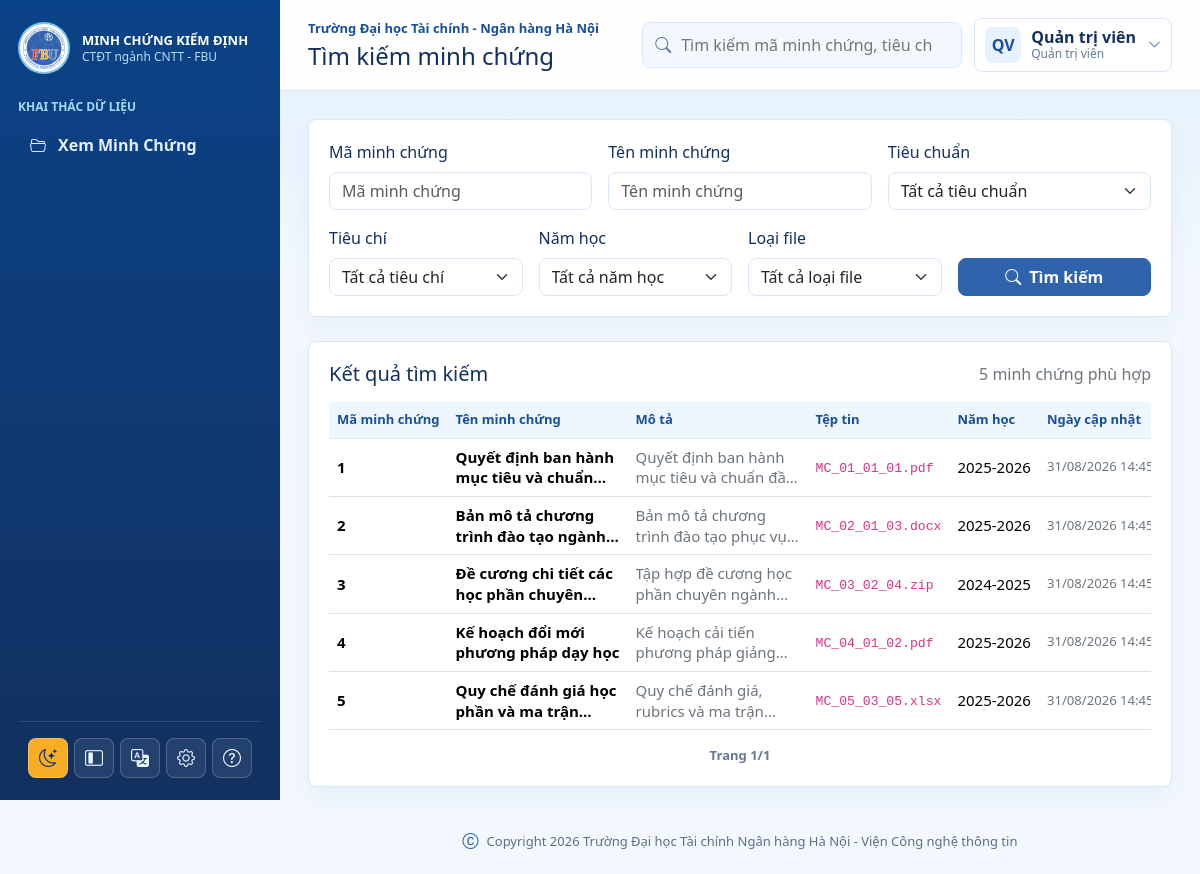
/user/search.php, run on the app's committed database.
### tables this page shows
CREATE TABLE NguoiDung (
    MaNguoiDung INT AUTO_INCREMENT PRIMARY KEY,
    HoTen VARCHAR(150) NOT NULL,
    DonViCongTac VARCHAR(255) NULL,
    Email VARCHAR(150) NOT NULL UNIQUE,
    SoDienThoai VARCHAR(30) NULL,
    TenDangNhap VARCHAR(80) NOT NULL UNIQUE,
    MatKhau VARCHAR(255) NOT NULL,
    VaiTro ENUM('admin', 'user') NOT NULL DEFAULT 'user',
    TrangThai TINYINT(1) NOT NULL DEFAULT 1,
    DuongDanAnhDaiDien VARCHAR(500) NULL,
    DangNhapCuoi DATETIME NULL,
    NgayTao TIMESTAMP DEFAULT CURRENT_TIMESTAMP
);

CREATE TABLE MinhChung (
    MaMinhChung INT AUTO_INCREMENT PRIMARY KEY,
    TenMinhChung VARCHAR(255) NOT NULL,
    MoTa TEXT NULL,
    TepTin VARCHAR(500) NULL,
    NamHoc VARCHAR(50) NULL,
    NgayCapNhat DATETIME DEFAULT CURRENT_TIMESTAMP ON UPDATE CURRENT_TIMESTAMP,
    TrangThai TINYINT(1) NOT NULL DEFAULT 1,
    MaLoai INT NULL,
    MaTieuChi INT NOT NULL,
    MaNguoiDung INT NULL,
    NgayTao TIMESTAMP DEFAULT CURRENT_TIMESTAMP,
    CONSTRAINT fk_minh_chung_loai FOREIGN KEY (MaLoai) REFERENCES LoaiMinhChung(MaLoai) ON DELETE SET NULL,
    CONSTRAINT fk_minh_chung_tieu_chi FOREIGN KEY (MaTieuChi) REFERENCES TieuChi(MaTieuChi) ON DELETE CASCADE,
    CONSTRAINT fk_minh_chung_nguoi_dung FOREIGN KEY (MaNguoiDung) REFERENCES NguoiDung(MaNguoiDung) ON DELETE SET NULL
);

### includes/data.php (called while the page is built, shortened)
<?php
$pdo = db();
$trainingProgram = [
    'name'   => 'Công nghệ thông tin',
    'code'   => '7480201',
    'degree' => 'Cử nhân',
    'school' => 'Trường Đại học Tài chính - Ngân hàng Hà Nội',
    'cycle'  => '2026-2031',
];
$roles = [
    'admin' => 'Quản trị viên',
    'user'  => 'Người dùng',
];
if (!function_exists('vn_user_status')) {
    function vn_user_status(int $status): string
    {
        return $status === 1 ? 'Đang hoạt động' : 'Ngưng áp dụng';
    }
}
$evidences = [];
$stmt = $pdo->query("
    SELECT
        m.MaMinhChung AS id,
        m.TenMinhChung AS title,
        m.MoTa AS description,
        m.TepTin AS file_path,
        m.NamHoc AS academic_year,
        m.TrangThai AS status,
        m.MaLoai,
        m.MaTieuChi,
        m.MaNguoiDung,
        DATE_FORMAT(m.NgayCapNhat, '%d/%m/%Y %H:%i') AS updated_date,
        l.TenLoai AS type_name,
        c.TenTieuChi AS criteria_name,
        c.ThuTu AS criteria_order,
        c.MaTieuChuan AS standard_id,
        u.HoTen AS user_name
    FROM MinhChung m
    LEFT JOIN LoaiMinhChung l ON l.MaLoai = m.MaLoai
    LEFT JOIN TieuChi c ON c.MaTieuChi = m.MaTieuChi
    LEFT JOIN NguoiDung u ON u.MaNguoiDung = m.MaNguoiDung
    ORDER BY m.MaMinhChung ASC
");
foreach ($stmt->fetchAll() as $row) {
    $stdId = $row['standard_id'] ?? '';
    $criteriaCode = $row['MaTieuChi'] ?? 'N/A';
    $typeCode = $row['MaLoai'] ? ('LMC' . str_pad($row['MaLoai'], 2, '0', STR_PAD_LEFT)) : 'N/A';
    $userCode = $row['MaNguoiDung'] ?? 'N/A';
    $evidences[] = [
        'id'            => $row['id'],
        'code'          => $row['id'],
        'name'          => $row['title'],
        'description'   => $row['description'] ?? '',
        'file_path'     => $row['file_path'] ?? '',
        'year'          => $row['academic_year'] ?? '',
        'updated'       => $row['updated_date'] ?: 'Chưa cập nhật',
        'status_raw'    => (int) $row['status'],
        'status'        => (int) $row['status'] === 1 ? 'Đang hoạt động' : 'Ngưng áp dụng',
        'ma_loai'       => $row['MaLoai'] ? (int) $row['MaLoai'] : null,
        'type_code'     => $typeCode,
        'type_name'     => $row['type_name'] ?? '',
        'evidence_type' => $row['type_name'] ?? 'Chưa phân loại',
        'ma_tieu_chi'   => $row['MaTieuChi'],
        'criteria_code' => $criteriaCode,
        'criteria'      => $criteriaCode . ($row['criteria_name'] ? (' - ' . $row['criteria_name']) : ''),
        'ma_nguoi_dung' => $row['MaNguoiDung'],
        'user_code'     => $userCode,
        'user_name'     => $row['user_name'] ?? 'Hệ thống',
        'standards'     => $stdId ? $stdId : '',
    ];
}
$users = [];
$stmt = $pdo->query("
    SELECT
        u.MaNguoiDung AS id,
        u.MaNguoiDung AS user_code,
        u.HoTen,
        u.DonViCongTac,
        u.Email,
        COALESCE(u.SoDienThoai, '') AS phone,
        u.TenDangNhap,
        u.VaiTro,
        u.TrangThai,
        u.DuongDanAnhDaiDien AS avatar
    FROM NguoiDung u
    ORDER BY u.MaNguoiDung
");
foreach ($stmt->fetchAll() as $row) {
    $roleName = $row['VaiTro'] === 'admin' ? 'Quản trị viên' : 'Người dùng';
    $users[] = [
        'id'         => $row['id'],
        'code'       => $row['user_code'],
        'name'       => $row['HoTen'],
        'username'   => $row['TenDangNhap'],
        'email'      => $row['Email'],
        'phone'      => $row['phone'] ?? '',
        'department' => $row['DonViCongTac'] ?? '',
        'role'       => $row['VaiTro'],
        'role_code'  => $row['VaiTro'],
        'role_name'  => $roleName,
        'avatar'     => $row['avatar'],
        'status_raw' => (int) $row['TrangThai'],
        'status'     => vn_user_status($row['TrangThai']),
    ];
}
if (!function_exists('current_user')) {
    function current_user(): array
    {
        global $users;
        $userId = $_SESSION['user_id'] ?? 'ND001';
        return $users[0] ?? [
            'id'     => 'ND001',
            'code'   => 'ND001',
            'name'   => 'Quản trị viên',
            'email'  => 'admin@fbu.edu.vn',
            'role'   => 'admin',
            'avatar' => null,
        ];
    }
}
$currentUser = current_user();

### user/search.php (the view, shortened to what this page needs)
<?php
require_once __DIR__ . '/../includes/helpers.php';
require_once __DIR__ . '/../includes/data.php';
$searchCode = trim($_GET['code'] ?? '');
$searchName = trim($_GET['name'] ?? '');
$selectedStandard = trim($_GET['standard'] ?? '');
$selectedCriterion = trim($_GET['criterion'] ?? '');
$selectedYear = trim($_GET['year'] ?? '');
$selectedType = trim($_GET['type'] ?? '');
$filteredEvidences = array_filter($evidences, function ($item) use ($searchCode, $searchName, $selectedStandard, $selectedCriterion, $selectedYear, $selectedType, $criteria) {
    if ($searchCode !== '' && !search_contains($item['code'] ?? '', $searchCode)) {
        return false;
    }
    if ($searchName !== '' && !search_contains($item['name'] ?? '', $searchName)) {
        return false;
    }
    if ($selectedStandard !== '') {
        $standardCriteriaCodes = [];
        foreach ($criteria as $criterion) {
            if ($criterion['standard'] === $selectedStandard) {
                $standardCriteriaCodes[] = $criterion['code'];
            }
        }
        $matchedStandard = false;
        foreach ($standardCriteriaCodes as $code) {
            if (search_contains($item['criteria'], $code)) {
                $matchedStandard = true;
                break;
            }
        }
        if (!$matchedStandard) {
            return false;
        }
    }
    if ($selectedCriterion !== '' && !search_contains($item['criteria'] ?? '', $selectedCriterion)) {
        return false;
    }
    if ($selectedYear !== '' && ($item['year'] ?? '') !== $selectedYear) {
        return false;
    }
    if ($selectedType !== '' && search_contains($item['type_name'] ?? '', $selectedType) === false) {
        return false;
    }
    return true;
});
$filteredEvidences = array_values($filteredEvidences);
$heading = 'Tìm kiếm minh chứng';
include __DIR__ . '/../includes/header.php';
?>
<div class="panel mb-4">
    <form class="row g-3 align-items-end" method="get">
        <div class="col-md-6 col-lg-4">
            <label class="form-label">Mã minh chứng</label>
            <input class="form-control" name="code" value="<?= htmlspecialchars($searchCode) ?>" placeholder="Mã minh chứng">
        </div>
        <div class="col-md-6 col-lg-4">
            <label class="form-label">Tên minh chứng</label>
            <input class="form-control" name="name" value="<?= htmlspecialchars($searchName) ?>" placeholder="Tên minh chứng">
        </div>
        <div class="col-md-6 col-lg-4">
            <label class="form-label">Tiêu chuẩn</label>
            <select class="form-select" name="standard">
                <option value="">Tất cả tiêu chuẩn</option>
            </select>
        </div>
        <div class="col-md-6 col-lg-3">
            <label class="form-label">Tiêu chí</label>
            <select class="form-select" name="criterion">
                <option value="">Tất cả tiêu chí</option>
            </select>
        </div>
        <div class="col-md-6 col-lg-3">
            <label class="form-label">Năm học</label>
            <select class="form-select" name="year">
                <option value="">Tất cả năm học</option>
            </select>
        </div>
        <div class="col-md-6 col-lg-3">
            <label class="form-label">Loại file</label>
            <select class="form-select" name="type">
                <option value="">Tất cả loại file</option>
            </select>
        </div>
        <div class="col-md-6 col-lg-3">
            <button class="btn btn-primary w-100" type="submit"><i class="bi bi-search me-1"></i> Tìm kiếm</button>
        </div>
    </form>
</div>
<div class="panel">
    <div class="d-flex justify-content-between align-items-center mb-3">
        <div>
            <h2 class="h5 mb-0">Kết quả tìm kiếm</h2>
        </div>
        <span class="text-secondary"><?= count($filteredEvidences) ?> minh chứng phù hợp</span>
    </div>
    <?php if (empty($filteredEvidences)): ?>
        <div class="alert alert-warning mb-0">
            Không tìm thấy minh chứng phù hợp. Vui lòng thử từ khóa hoặc bộ lọc khác.
        </div>
    <?php else: ?>
        <div class="table-responsive">
            <table class="table" data-page-size="10">
                <thead>
                <tr>
                    <th class="text-nowrap" style="width: 110px;">Mã minh chứng</th>
                    <th style="min-width: 180px; max-width: 240px;">Tên minh chứng</th>
                    <th style="min-width: 180px; max-width: 240px;">Mô tả</th>
                    <th class="text-nowrap" style="min-width: 110px; max-width: 130px;">Tệp tin</th>
                    <th class="text-nowrap" style="width: 80px;">Năm học</th>
                    <th class="text-nowrap" style="width: 120px;">Ngày cập nhật</th>
                </tr>
                </thead>
                <tbody>
                <?php foreach ($filteredEvidences as $item): ?>
                    <tr>
                        <td class="fw-bold text-nowrap"><?= htmlspecialchars($item['code']) ?></td>
                        <td class="fw-semibold" style="min-width: 180px; max-width: 240px;">
                            <div class="line-clamp-2" title="<?= htmlspecialchars($item['name']) ?>">
                                <?= htmlspecialchars($item['name']) ?>
                            </div>
                        </td>
                        <td style="min-width: 180px; max-width: 240px;">
                            <div class="line-clamp-2 text-secondary" title="<?= htmlspecialchars($item['description']) ?>">
                                <?= htmlspecialchars($item['description'] ?: '-') ?>
                            </div>
                        </td>
                        <td class="text-nowrap">
                            <?php if (!empty($item['file_path'])): ?>
                                <code class="d-inline-block text-truncate align-middle" style="max-width: 130px;" title="<?= htmlspecialchars(basename($item['file_path'])) ?>">
                                    <?= htmlspecialchars(basename($item['file_path'])) ?>
                                </code>
                            <?php else: ?>
                                <span class="text-secondary small">Không có</span>
                            <?php endif; ?>
                        </td>
                        <td class="text-nowrap"><?= htmlspecialchars($item['year'] ?: '-') ?></td>
                        <td class="text-nowrap small text-secondary"><?= htmlspecialchars($item['updated'] ?: '-') ?></td>
                    </tr>
                <?php endforeach; ?>
                </tbody>
            </table>
        </div>
    <?php endif; ?>
</div>
<?php include __DIR__ . '/../includes/footer.php'; ?>

### includes/header.php (shortened to what this page needs)
<?php
require_once __DIR__ . '/helpers.php';
require_once __DIR__ . '/data.php';
$pageTitle = $pageTitle ?? $appName;
?>
<!doctype html>
<html lang="vi">
<head>
    <link href="https://cdn.jsdelivr.net/npm/bootstrap@5.3.3/dist/css/bootstrap.min.css" rel="stylesheet">
    <link href="https://cdn.jsdelivr.net/npm/bootstrap-icons@1.11.3/font/bootstrap-icons.css" rel="stylesheet">
    <link href="<?= base_url('assets/css/app.css?v=24') ?>" rel="stylesheet">
</head>
<body>
<div class="app-shell">
    <?php include __DIR__ . '/sidebar.php'; ?>
    <main class="main-content">
        <header class="topbar">
            <div class="topbar-title">
                <p class="eyebrow mb-1"><?= htmlspecialchars($trainingProgram['school']) ?></p>
                <h1 class="h4 mb-0"><?= htmlspecialchars($heading ?? $pageTitle) ?></h1>
            </div>
            <div class="topbar-actions">
                <form class="search-box" action="<?= base_url('user/search.php') ?>" method="get">
                    <i class="bi bi-search"></i>
                    <input type="search" name="q" value="<?= htmlspecialchars($_GET['q'] ?? '') ?>" placeholder="Tìm kiếm mã minh chứng, tiêu chí...">
                </form>
                <div class="dropdown user-menu">
                    <button class="user-chip" type="button" data-bs-toggle="dropdown" aria-expanded="false">
                        <?= avatar_html($currentUser['avatar'] ?? null, $currentUser['name']) ?>
                        <span class="user-chip-text">
                            <strong><?= htmlspecialchars($currentUser['name']) ?></strong>
                            <small><?= htmlspecialchars($roles[$currentUser['role']] ?? 'Người dùng') ?></small>
                        </span>
                        <i class="bi bi-chevron-down user-chip-icon"></i>
                    </button>
                </div>
            </div>
        </header>
        <section class="content-wrap">

### includes/helpers.php (shortened to what this page needs)
<?php
function base_url(string $path = ''): string
{
    $script = str_replace('\\', '/', dirname($_SERVER['SCRIPT_NAME']));
    $root = preg_replace('#/(admin|user|auth|includes)$#', '', $script);
    $root = rtrim($root, '/');
    return $root . '/' . ltrim($path, '/');
}
function user_initials(string $name): string
{
    $name = trim($name);
    $parts = preg_split('/\s+/u', $name);
    $first = mb_substr($parts[0] ?? 'U', 0, 1, 'UTF-8');
    $last = mb_substr($parts[count($parts) - 1] ?? $first, 0, 1, 'UTF-8');
    return mb_strtoupper($first . $last, 'UTF-8');
}
function avatar_html(?string $avatarPath, string $name, string $class = 'avatar'): string
{
    return '<span class="' . htmlspecialchars($class, ENT_QUOTES, 'UTF-8') . '">' . htmlspecialchars(user_initials($name), ENT_QUOTES, 'UTF-8') . '</span>';
}
?>

### data on the page
nguoidung: HoTen "QV", HoTen "Quản trị viên"
minhchung: code "1", TenMinhChung "Quyết định ban hành mục tiêu và…", MoTa "Quyết định ban hành mục tiêu và chuẩn…", TepTin "MC_01_01_01.pdf", NamHoc "2025-2026", updated "31/08/2026…"
minhchung: code "2", TenMinhChung "Bản mô tả chương trình đào tạo…", MoTa "Bản mô tả chương trình đào tạo phục…", TepTin "MC_02_01_03.docx", NamHoc "2025-2026", updated "31/08/2026…"
minhchung: code "3", TenMinhChung "Đề cương chi tiết các học phần…", MoTa "Tập hợp đề cương học phần chuyên…", TepTin "MC_03_02_04.zip", NamHoc "2024-2025", updated "31/08/2026…"
minhchung: code "4", TenMinhChung "Kế hoạch đổi mới phương pháp dạy học", MoTa "Kế hoạch cải tiến phương pháp…", TepTin "MC_04_01_02.pdf", NamHoc "2025-2026", updated "31/08/2026…"
minhchung: code "5", TenMinhChung "Quy chế đánh giá học phần và ma…", MoTa "Quy chế đánh giá, rubrics và ma…", TepTin "MC_05_03_05.xlsx", NamHoc "2025-2026", updated "31/08/2026…"

### other printed values
$trainingProgram['school'] "Trường Đại học Tài chính - Ngân hàng Hà Nội"
$heading "Tìm kiếm minh chứng"
$roles[$currentUser['role']] "Quản trị viên"
count($filteredEvidences) "5"
